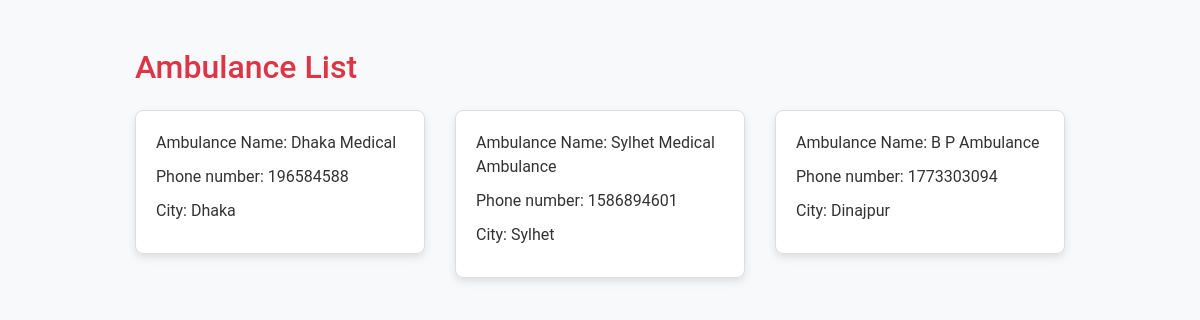
Page /php/ambulance.php on the committed database.
### tables this page shows
CREATE TABLE `ambulance` (
  `ambulance_id` int(11) NOT NULL,
  `ambulance_name` varchar(100) NOT NULL,
  `phone_number` int(11) NOT NULL,
  `city` varchar(30) NOT NULL
);

### php/ambulance.php (the view, shortened to what this page needs)
<!DOCTYPE html>
<html lang="en">
<head>
    <link rel="stylesheet" href="https://stackpath.bootstrapcdn.com/bootstrap/4.5.2/css/bootstrap.min.css">
    <link rel="stylesheet" href="https://maxcdn.bootstrapcdn.com/font-awesome/4.7.0/css/font-awesome.min.css">
</head>
<body>
    <div class="wrapper">
        <div class="container-fluid">
            <div class="row">
                <div class="col-md-12">
                    <div class="mt-5 mb-3 clearfix">
                        <h2 class="pull-left">Ambulance List</h2>
                    </div>
                    <div class="row">
                        <?php
                        require_once "C:/xampp/htdocs/web/php/databse.php";
                        $sql = "SELECT ambulance_name,phone_number,city from ambulance";
                        if($result = mysqli_query($con, $sql)){
                            while($row = mysqli_fetch_array($result)){
                                echo '<div class="col-md-4">';
                                echo '<div class="card">';
                                echo '<div class="card-body">';
                                echo '<p class="card-text">Ambulance Name: ' . $row['ambulance_name'] . '</p>';
                                echo '<p class="card-text">Phone number: ' . $row['phone_number'] . '</p>';
                                echo '<p class="card-text">City: ' . $row['city'] . '</p>';
                                echo '</div>';
                                echo '</div>';
                                echo '</div>';
                            }
                        } else{
                            echo '<div class="alert alert-danger"><em>No records were found.</em></div>';
                        }
                        ?>
                    </div>
                </div>
            </div>
        </div>
    </div>
</body>
</html>

### php/ambulance.php (style rules this page uses)
body { font-family: 'Roboto', sans-serif; background-color: #f8f9fa; }
.wrapper { width: 80%; margin: 0 auto; }
.card { margin-bottom: 20px; box-shadow: 0 4px 8px rgba(0, 0, 0, 0.1); border: 1px solid #ddd; background-color: #fff; border-radius: 8px; transition: box-shadow 0.3s; }
.card-body { padding: 20px; }
.card-text { color: #333; margin-bottom: 10px; }
.mt-5 { margin-top: 3rem; }
h2 { color: #dc3545; }

### rows in the picture
ambulance: ambulance_name "Dhaka Medical", phone_number "196584588", city "Dhaka"
ambulance: ambulance_name "Sylhet Medical Ambulance", phone_number "1586894601", city "Sylhet"
ambulance: ambulance_name "B P Ambulance", phone_number "1773303094", city "Dinajpur"
